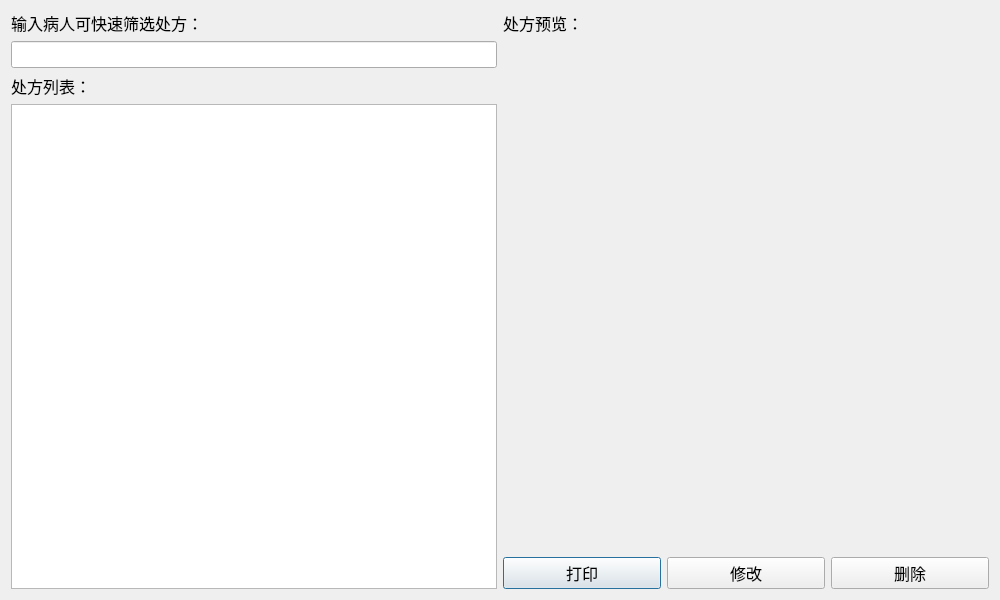
<?xml version="1.0" encoding="UTF-8"?>
<ui version="4.0">
 <class>DoctorViewPrescriptionDialog</class>
 <widget class="QDialog" name="DoctorViewPrescriptionDialog">
  <property name="windowModality">
   <enum>Qt::WindowModal</enum>
  </property>
  <property name="geometry">
   <rect>
    <x>0</x>
    <y>0</y>
    <width>1000</width>
    <height>600</height>
   </rect>
  </property>
  <property name="windowTitle">
   <string>查看处方</string>
  </property>
  <property name="modal">
   <bool>true</bool>
  </property>
  <layout class="QHBoxLayout" name="horizontalLayout_2" stretch="1,1">
   <item>
    <layout class="QVBoxLayout" name="verticalLayout_1">
     <item>
      <widget class="QLabel" name="label_1">
       <property name="font">
        <font>
         <pointsize>12</pointsize>
        </font>
       </property>
       <property name="text">
        <string>输入病人可快速筛选处方：</string>
       </property>
      </widget>
     </item>
     <item>
      <widget class="QLineEdit" name="lineEdit">
       <property name="font">
        <font>
         <pointsize>12</pointsize>
        </font>
       </property>
      </widget>
     </item>
     <item>
      <widget class="QLabel" name="label_2">
       <property name="font">
        <font>
         <pointsize>12</pointsize>
        </font>
       </property>
       <property name="text">
        <string>处方列表：</string>
       </property>
      </widget>
     </item>
     <item>
      <widget class="QTableWidget" name="tableWidget">
       <property name="font">
        <font>
         <pointsize>12</pointsize>
        </font>
       </property>
       <property name="editTriggers">
        <set>QAbstractItemView::NoEditTriggers</set>
       </property>
      </widget>
     </item>
    </layout>
   </item>
   <item>
    <layout class="QVBoxLayout" name="verticalLayout_2" stretch="0,1,0">
     <item>
      <widget class="QLabel" name="label_3">
       <property name="font">
        <font>
         <pointsize>12</pointsize>
        </font>
       </property>
       <property name="text">
        <string>处方预览：</string>
       </property>
      </widget>
     </item>
     <item>
      <widget class="QWidget" name="widget" native="true"/>
     </item>
     <item>
      <layout class="QHBoxLayout" name="horizontalLayout">
       <item>
        <widget class="QPushButton" name="pushButton_1">
         <property name="font">
          <font>
           <pointsize>12</pointsize>
          </font>
         </property>
         <property name="text">
          <string>打印</string>
         </property>
        </widget>
       </item>
       <item>
        <widget class="QPushButton" name="pushButton_2">
         <property name="font">
          <font>
           <pointsize>12</pointsize>
          </font>
         </property>
         <property name="text">
          <string>修改</string>
         </property>
        </widget>
       </item>
       <item>
        <widget class="QPushButton" name="pushButton_3">
         <property name="font">
          <font>
           <pointsize>12</pointsize>
          </font>
         </property>
         <property name="text">
          <string>删除</string>
         </property>
        </widget>
       </item>
      </layout>
     </item>
    </layout>
   </item>
  </layout>
 </widget>
 <resources/>
 <connections/>
</ui>
